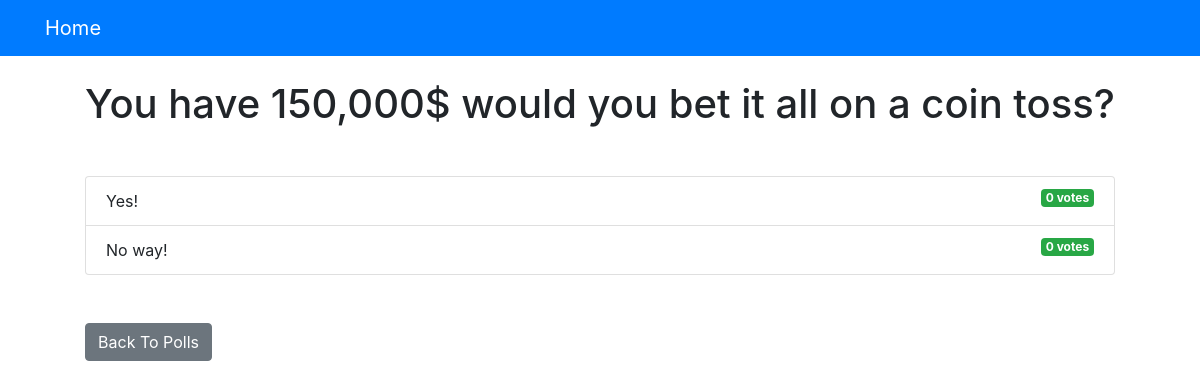
Before: /polls/1/results/ with the older database file.
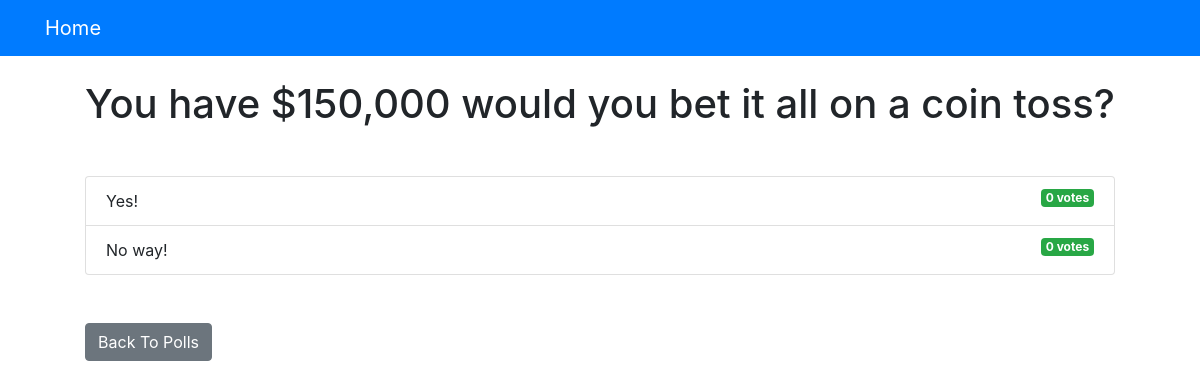
After: the same page with the newer database file.
### polls/models.py (models this page shows, shortened)
class Question(models.Model):
    question_text = models.CharField(max_length=4000)
    pub_date = models.DateTimeField('date published', default=None)

### polls/views.py (the view)
# urls.py: path('<int:question_id>/results/', views.results, name ='results'),
def results(request, question_id):
    question = get_object_or_404(Question, pk=question_id)
    return render(request, 'polls/results.html', {'question': question})

### templates/polls/results.html
{% extends 'base.html' %}
{% block content %}
<h1 class ="mb-5 text-center">{{ question.question_text }}</h1>
<ul class ="list-group mb-5">
	{% for choice in question.choice_set.all %}
	<li class ="list-group-item">
		{{ choice.choice_text }} <span class ="badge badge-success float-right">{{ choice.votes }}
			vote{{ choice.votes | pluralize }}</span>
	</li>
	{% endfor %}
</ul>
<a class ="btn btn-secondary" href ="{% url 'polls:index' %}">Back To Polls</a>
{% endblock %}

Changed rows visible on the page:
changed Question: question_text "You have 150,000$ would you bet it all on a coin toss?" → "You have $150,000 would you bet it all on a coin toss?"
